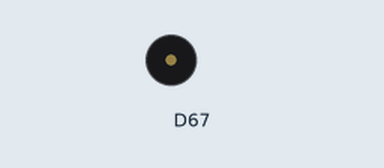
Bench run of a sketch on a simulated Arduino Uno R4 WiFi. Parts: buzzer (waves = sounding).

Above: at 0.5 s.
At 5.15 s:
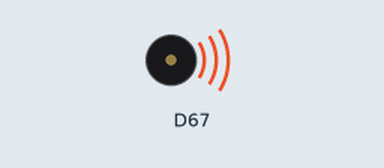
Timing chart, 0 to 6.9 s (numbered marks = the images above):
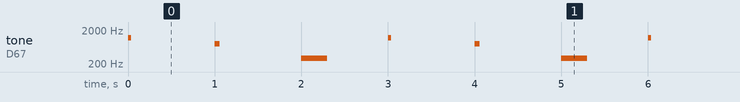

Measured:
- by itself, tone on D67: repeats every 3.0 s: silent 0.96 s, 800 Hz 0.06 s, silent 0.94 s, 300 Hz 0.30 s, silent 0.70 s, 1200 Hz 0.04 s

The sketch:

sound-only.ino
```cpp
#include <Modulino.h>

// Create a ModulinoBuzzer object
ModulinoBuzzer buzzer;

void setup(){
  // Initialize Modulino I2C communication
  Modulino.begin();
  // Detect and connect to buzzer module
  buzzer.begin();
}

void loop(){

  soundWall();
  delay(1000);

  soundPaddle();
  delay(1000);

  soundGameOver();
  delay(1000);

}

void soundWall() {
  buzzer.tone(1200, 40);   // short high beep
}

void soundPaddle() {
  buzzer.tone(800, 60);    // medium beep
}

void soundGameOver() {
  buzzer.tone(300, 300);   // low long buzz
}
```
